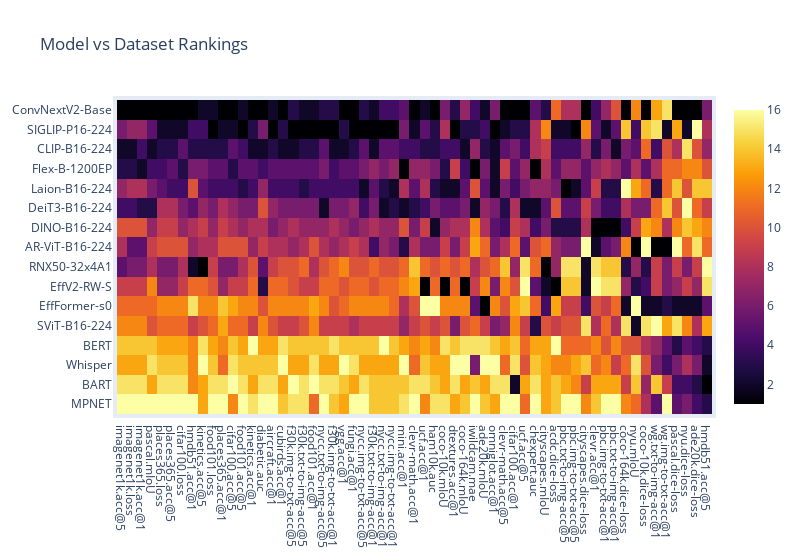

This figure's notebook cell:
### Code cell
import plotly.graph_objects as go
import pandas as pd

def plot_heatmap(df: pd.DataFrame):
    """
    Plot a heatmap of the DataFrame using Plotly, with rows sorted by their average rank.
    The x-axis labels reflect the order of the columns after they have been reordered by similarity.

    Parameters:
    df (pandas.DataFrame): The DataFrame to plot.

    Returns:
    None
    """
    # Exclude the label column from the data to be plotted
    labels = df[df.columns[0]]
    data = df[df.columns[1:]]

    # Add a temporary column to the DataFrame with the average rank of each row
    data['average_rank'] = data.mean(axis=1)

    # Sort the DataFrame by this temporary column
    data.sort_values('average_rank', ascending=False, inplace=True)

    # Remove the temporary column
    data.drop('average_rank', axis=1, inplace=True)

    # Update the labels to match the new order
    labels = labels[data.index]
    data.columns = [column.replace("flickr30k", "f30k").replace("winoground", "wg").replace("pokemonblipcaptions", "pbc").replace("newyorkercaptioncontest", "nycc").replace("image-to-text", "img-to-txt").replace("text-to-image", "txt-to-img") for column in data.columns]
    
    fig = go.Figure(data=go.Heatmap(
        z=data.values,
        x=data.columns,
        y=labels,
        colorscale='inferno',  # Use reversed Red color scale
    ))

    fig.update_layout(
        title='Model vs Dataset Rankings',
        xaxis_nticks=len(data.columns),
        yaxis_nticks=len(labels),
        autosize=True,
        width=800,
        # height=600,
        margin=dict(
            l=50,
            r=50,
            b=100,
            t=100,
            pad=4
        )
    )

    fig.show()
    fig.write_image("heatmap.png", scale=5)

plot_heatmap(df)

### Figure 1 — Plotly figure (JSON) as saved in the notebook; plotly's stock layout.template omitted (floating-point values rounded to 4 significant figures; data arrays with more than 128 entries replaced by an {"elided": "..."} marker saying what was removed)
{"data": [{"colorscale": [[0, "#000004"], [0.1111, "#1b0c41"], [0.2222, "#4a0c6b"], [0.3333, "#781c6d"], [0.4444, "#a52c60"], [0.5556, "#cf4446"], [0.6667, "#ed6925"], [0.7778, "#fb9b06"], [0.8889, "#f7d13d"], [1, "#fcffa4"]], "type": "heatmap", "x": ["imagenet1k.acc@5", "imagenet1k.loss", "imagenet1k.acc@1", "pascal.mIoU", "places365.loss", "places365.acc@5", "cifar100.loss", "hmdb51.acc@1", "kinetics.acc@5", "food101.loss", "places365.acc@1", "cifar100.acc@5", "food101.acc@5", "kinetics.acc@1", "diabetic.auc", "aircraft.acc@1", "cubirds.acc@1", "f30k.img-to-txt-acc@5", "f30k.txt-to-img-acc@5", "food101.acc@1", "nycc.txt-to-img-acc@5", "f30k.img-to-txt-acc@1", "vgg.acc@1", "fungi.acc@1", "nycc.img-to-txt-acc@5", "f30k.txt-to-img-acc@1", "nycc.txt-to-img-acc@1", "nycc.img-to-txt-acc@1", "mini.acc@1", "clevr-math.acc@1", "ucf.acc@1", "ham10k.auc", "coco-10k.mIoU", "dtextures.acc@1", "coco-164k.mIoU", "iwildcam.mae", "ade20k.mIoU", "omniglot.acc@1", "clevr-math.acc@5", "cifar100.acc@1", "ucf.acc@5", "chexpert.auc", "cityscapes.mIoU", "acdc.dice-loss", "pbc.txt-to-img-acc@5", "pbc.img-to-txt-acc@5", "cityscapes.dice-loss", "clevr.acc@1", "pbc.img-to-txt-acc@1", "pbc.txt-to-img-acc@1", "coco-164k.dice-loss", "nyu.mIoU", "coco-10k.dice-loss", "wg.txt-to-img-acc@1", "wg.img-to-txt-acc@1", "pascal.dice-loss", "nyu.dice-loss", "ade20k.dice-loss", "hmdb51.acc@5"], "y": ["MPNET", "BART", "Whisper", "BERT", "SViT-B16-224", "EffFormer-s0", "EffV2-RW-S", "RNX50-32x4A1", "AR-ViT-B16-224", "DINO-B16-224", "DeiT3-B16-224", "Laion-B16-224", "Flex-B-1200EP", "CLIP-B16-224", "SIGLIP-P16-224", "ConvNextV2-Base"], "z": {"elided": "16x59 int values"}}], "layout": {"autosize": true, "margin": {"b": 100, "l": 50, "pad": 4, "r": 50, "t": 100}, "title": {"text": "Model vs Dataset Rankings"}, "width": 800, "xaxis": {"nticks": 59}, "yaxis": {"nticks": 16}}}
